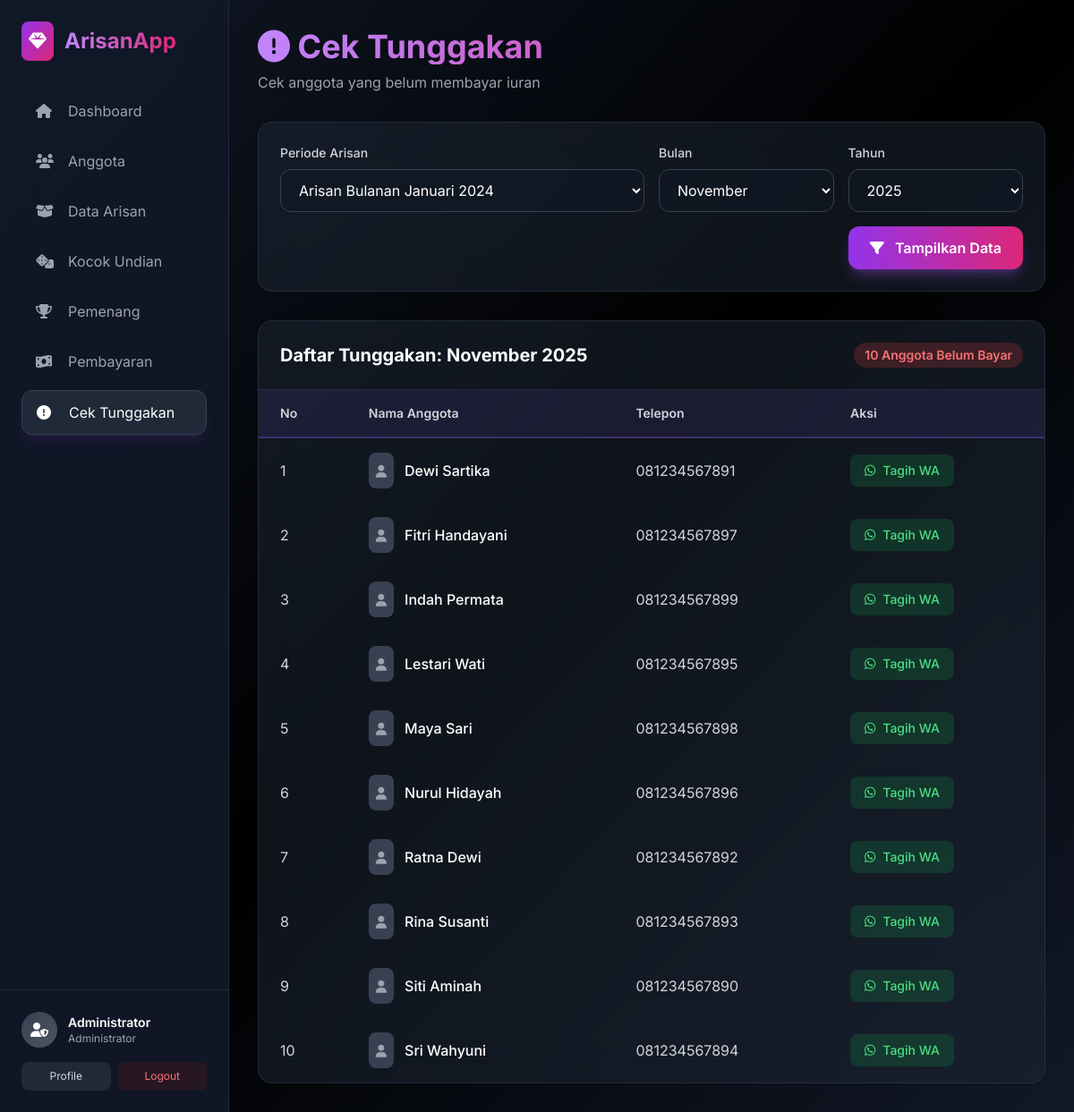
Screenshot of /arrears.php (signed in) with the database file from the repository.
### tables this page shows
CREATE TABLE IF NOT EXISTS members (
    id INT AUTO_INCREMENT PRIMARY KEY,
    name VARCHAR(100) NOT NULL,
    phone VARCHAR(20) NOT NULL,
    address TEXT,
    status ENUM('active', 'inactive') DEFAULT 'active',
    created_at TIMESTAMP DEFAULT CURRENT_TIMESTAMP,
    updated_at TIMESTAMP DEFAULT CURRENT_TIMESTAMP ON UPDATE CURRENT_TIMESTAMP,
    INDEX idx_status (status)
);

### arrears.php (the view, shortened to what this page needs)
<?php
$db = new Database();
$conn = $db->getConnection();
$stmt = $conn->query("SELECT * FROM arisan_periods WHERE status = 'active'");
$arisanPeriods = $stmt->fetchAll(PDO::FETCH_ASSOC);
$selected_arisan = $_GET['arisan_id'] ?? ($arisanPeriods[0]['id'] ?? null);
$selected_month = $_GET['month'] ?? date('m');
$selected_year = $_GET['year'] ?? date('Y');
$arrears = [];
if ($selected_arisan) {
    $sql = "
        SELECT m.*
        FROM members m
        WHERE m.status = 'active'
        AND m.id NOT IN (
            SELECT p.member_id
            FROM payments p
            WHERE p.arisan_id = ?
            AND MONTH(p.payment_date) = ?
            AND YEAR(p.payment_date) = ?
        )
        ORDER BY m.name ASC
    ";
    $stmt = $conn->prepare($sql);
    $stmt->execute([$selected_arisan, $selected_month, $selected_year]);
    $arrears = $stmt->fetchAll(PDO::FETCH_ASSOC);
}
$months = [
    '01' => 'Januari', '02' => 'Februari', '03' => 'Maret', '04' => 'April',
    '05' => 'Mei', '06' => 'Juni', '07' => 'Juli', '08' => 'Agustus',
    '09' => 'September', '10' => 'Oktober', '11' => 'November', '12' => 'Desember'
];
?>
<!DOCTYPE html>
<html lang="id">
<head>
    <script src="https://cdn.tailwindcss.com"></script>
    <link rel="stylesheet" href="https://cdnjs.cloudflare.com/ajax/libs/font-awesome/6.4.0/css/all.min.css">
    <link rel="stylesheet" href="assets/css/style.css">
</head>
<body class="bg-gradient-to-br from-gray-900 via-black to-gray-900 text-gray-100 min-h-screen font-['Inter']">
    <?php include 'includes/sidebar.php'; ?>
    <div class="md:ml-64 p-4 md:p-8 pt-20 md:pt-8">
        <div class="mb-8">
            <h1 class="text-3xl md:text-4xl font-bold bg-gradient-to-r from-purple-400 to-pink-600 bg-clip-text text-transparent mb-2">
                <i class="fas fa-exclamation-circle"></i> Cek Tunggakan
            </h1>
            <p class="text-gray-400">Cek anggota yang belum membayar iuran</p>
        </div>
        <div class="bg-gray-800/50 backdrop-blur-xl rounded-2xl p-6 border border-gray-700/50 mb-8">
            <form method="GET" action="" class="grid grid-cols-1 md:grid-cols-4 gap-4 items-end">
                <div class="md:col-span-2">
                    <label class="block text-sm font-medium text-gray-300 mb-2">Periode Arisan</label>
                    <select name="arisan_id" class="w-full bg-gray-900/50 border border-gray-700 rounded-xl px-4 py-3 text-white focus:outline-none focus:border-purple-500">
                        <?php foreach ($arisanPeriods as $arisan): ?>
                            <option value="<?php echo $arisan['id']; ?>" <?php echo $selected_arisan == $arisan['id'] ? 'selected' : ''; ?>>
                                <?php echo htmlspecialchars($arisan['period_name']); ?>
                            </option>
                        <?php endforeach; ?>
                    </select>
                </div>
                <div>
                    <label class="block text-sm font-medium text-gray-300 mb-2">Bulan</label>
                    <select name="month" class="w-full bg-gray-900/50 border border-gray-700 rounded-xl px-4 py-3 text-white focus:outline-none focus:border-purple-500">
                        <?php foreach ($months as $num => $name): ?>
                            <option value="<?php echo $num; ?>" <?php echo $selected_month == $num ? 'selected' : ''; ?>>
                                <?php echo $name; ?>
                            </option>
                        <?php endforeach; ?>
                    </select>
                </div>
                <div>
                    <label class="block text-sm font-medium text-gray-300 mb-2">Tahun</label>
                    <select name="year" class="w-full bg-gray-900/50 border border-gray-700 rounded-xl px-4 py-3 text-white focus:outline-none focus:border-purple-500">
                        <?php for ($y = date('Y'); $y >= 2023; $y--): ?>
                            <option value="<?php echo $y; ?>" <?php echo $selected_year == $y ? 'selected' : ''; ?>>
                                <?php echo $y; ?>
                            </option>
                        <?php endfor; ?>
                    </select>
                </div>
                <div class="md:col-span-4 flex justify-end">
                    <button type="submit" class="bg-gradient-to-r from-purple-600 to-pink-600 hover:from-purple-700 hover:to-pink-700 text-white px-6 py-3 rounded-xl font-semibold transition-all shadow-lg shadow-purple-500/30">
                        <i class="fas fa-filter mr-2"></i> Tampilkan Data
                    </button>
                </div>
            </form>
        </div>
        <div class="bg-gray-800/50 backdrop-blur-xl rounded-2xl border border-gray-700/50 overflow-hidden">
            <div class="p-6 border-b border-gray-700/50 flex justify-between items-center">
                <h3 class="text-xl font-bold text-white">
                    Daftar Tunggakan: <?php echo $months[$selected_month] . ' ' . $selected_year; ?>
                </h3>
                <span class="bg-red-500/20 text-red-400 px-3 py-1 rounded-full text-sm font-semibold">
                    <?php echo count($arrears); ?> Anggota Belum Bayar
                </span>
            </div>
            <div class="overflow-x-auto">
                <table class="w-full custom-table">
                    <thead>
                        <tr>
                            <th class="px-6 py-4 text-left text-sm font-semibold text-gray-300">No</th>
                            <th class="px-6 py-4 text-left text-sm font-semibold text-gray-300">Nama Anggota</th>
                            <th class="px-6 py-4 text-left text-sm font-semibold text-gray-300">Telepon</th>
                            <th class="px-6 py-4 text-left text-sm font-semibold text-gray-300">Aksi</th>
                        </tr>
                    </thead>
                    <tbody class="divide-y divide-gray-700/30">
                        <?php if (empty($arrears)): ?>
                            <tr>
                                <td colspan="4" class="px-6 py-12 text-center text-gray-400">
                                    <i class="fas fa-check-circle text-green-500 text-5xl mb-4"></i>
                                    <p class="text-lg">Luar biasa! Semua anggota sudah lunas.</p>
                                </td>
                            </tr>
                        <?php else: ?>
                            <?php foreach ($arrears as $index => $member): ?>
                                <tr class="hover:bg-gray-700/20 transition-colors">
                                    <td class="px-6 py-4 text-gray-300"><?php echo $index + 1; ?></td>
                                    <td class="px-6 py-4">
                                        <div class="flex items-center gap-3">
                                            <div class="bg-gray-700 p-2 rounded-lg">
                                                <i class="fas fa-user text-gray-400 text-sm"></i>
                                            </div>
                                            <a href="member_detail.php?id=<?php echo $member['id']; ?>" class="font-medium text-white hover:text-purple-400 transition-colors">
                                                <?php echo htmlspecialchars($member['name']); ?>
                                            </a>
                                        </div>
                                    </td>
                                    <td class="px-6 py-4 text-gray-300"><?php echo htmlspecialchars($member['phone']); ?></td>
                                    <td class="px-6 py-4">
                                        <a href="https://wa.me/<?php echo preg_replace('/^0/', '62', $member['phone']); ?>?text=Halo%20<?php echo urlencode($member['name']); ?>%2C%20mohon%20segera%20melakukan%20pembayaran%20arisan%20untuk%20bulan%20<?php echo $months[$selected_month]; ?>.%20Terima%20kasih." target="_blank" class="bg-green-600/20 hover:bg-green-600/30 text-green-400 px-4 py-2 rounded-lg transition-all text-sm font-medium flex items-center gap-2 w-fit">
                                            <i class="fab fa-whatsapp"></i> Tagih WA
                                        </a>
                                    </td>
                                </tr>
                            <?php endforeach; ?>
                        <?php endif; ?>
                    </tbody>
                </table>
            </div>
        </div>
    </div>
</body>
</html>

### includes/sidebar.php (shortened to what this page needs)
<div id="sidebar" class="fixed top-0 left-0 h-screen w-64 bg-gray-900/95 backdrop-blur-xl border-r border-gray-800 z-40 transform -translate-x-full md:translate-x-0 transition-transform duration-300 ease-in-out">
    <div class="p-6">
        <div class="flex items-center gap-3 mb-8">
            <div class="bg-gradient-to-br from-purple-600 to-pink-600 p-2 rounded-lg">
                <i class="fas fa-gem text-white text-xl"></i>
            </div>
            <h1 class="text-2xl font-bold bg-gradient-to-r from-purple-400 to-pink-600 bg-clip-text text-transparent">
            </h1>
        </div>
        <nav class="space-y-2">
            <a href="index.php" class="flex items-center gap-3 text-gray-400 hover:text-white hover:bg-gray-800 px-4 py-3 rounded-xl transition-all <?php echo basename($_SERVER['PHP_SELF']) == 'index.php' ? 'bg-gray-800 text-white border border-gray-700 shadow-lg shadow-purple-500/10' : ''; ?>">
                <i class="fas fa-home w-6"></i>
                <span>Dashboard</span>
            </a>
            <a href="members.php" class="flex items-center gap-3 text-gray-400 hover:text-white hover:bg-gray-800 px-4 py-3 rounded-xl transition-all <?php echo basename($_SERVER['PHP_SELF']) == 'members.php' ? 'bg-gray-800 text-white border border-gray-700 shadow-lg shadow-purple-500/10' : ''; ?>">
                <i class="fas fa-users w-6"></i>
                <span>Anggota</span>
            </a>
            <a href="arisan.php" class="flex items-center gap-3 text-gray-400 hover:text-white hover:bg-gray-800 px-4 py-3 rounded-xl transition-all <?php echo basename($_SERVER['PHP_SELF']) == 'arisan.php' ? 'bg-gray-800 text-white border border-gray-700 shadow-lg shadow-purple-500/10' : ''; ?>">
                <i class="fas fa-box-open w-6"></i>
                <span>Data Arisan</span>
            </a>
            <a href="draw.php" class="flex items-center gap-3 text-gray-400 hover:text-white hover:bg-gray-800 px-4 py-3 rounded-xl transition-all <?php echo basename($_SERVER['PHP_SELF']) == 'draw.php' ? 'bg-gray-800 text-white border border-gray-700 shadow-lg shadow-purple-500/10' : ''; ?>">
                <i class="fas fa-dice w-6"></i>
                <span>Kocok Undian</span>
            </a>
            <a href="winners.php" class="flex items-center gap-3 text-gray-400 hover:text-white hover:bg-gray-800 px-4 py-3 rounded-xl transition-all <?php echo basename($_SERVER['PHP_SELF']) == 'winners.php' ? 'bg-gray-800 text-white border border-gray-700 shadow-lg shadow-purple-500/10' : ''; ?>">
                <i class="fas fa-trophy w-6"></i>
                <span>Pemenang</span>
            </a>
            <a href="payments.php" class="flex items-center gap-3 text-gray-400 hover:text-white hover:bg-gray-800 px-4 py-3 rounded-xl transition-all <?php echo basename($_SERVER['PHP_SELF']) == 'payments.php' ? 'bg-gray-800 text-white border border-gray-700 shadow-lg shadow-purple-500/10' : ''; ?>">
                <i class="fas fa-money-bill-wave w-6"></i>
                <span>Pembayaran</span>
            </a>
            <a href="arrears.php" class="flex items-center gap-3 text-gray-400 hover:text-white hover:bg-gray-800 px-4 py-3 rounded-xl transition-all <?php echo basename($_SERVER['PHP_SELF']) == 'arrears.php' ? 'bg-gray-800 text-white border border-gray-700 shadow-lg shadow-purple-500/10' : ''; ?>">
                <i class="fas fa-exclamation-circle w-6"></i>
                <span>Cek Tunggakan</span>
            </a>
        </nav>
    </div>
    <div class="absolute bottom-0 w-full p-6 border-t border-gray-800">
        <div class="flex items-center gap-3 mb-4">
            <div class="w-10 h-10 rounded-full bg-gradient-to-br from-gray-700 to-gray-600 flex items-center justify-center">
                <i class="fas fa-user-shield text-white"></i>
            </div>
            <div>
                <p class="text-sm font-semibold text-white"><?php echo htmlspecialchars($_SESSION['admin_name'] ?? 'Admin'); ?></p>
                <p class="text-xs text-gray-400">Administrator</p>
            </div>
        </div>
        <div class="grid grid-cols-2 gap-2">
            <a href="profile.php" class="text-center py-2 rounded-lg bg-gray-800 hover:bg-gray-700 text-xs text-gray-300 transition-colors">
                Profile
            </a>
            <a href="logout.php" class="text-center py-2 rounded-lg bg-red-900/20 hover:bg-red-900/40 text-xs text-red-400 transition-colors">
                Logout
            </a>
        </div>
    </div>
</div>

### assets/css/style.css (style rules this page uses)
.custom-table { border-collapse: separate; border-spacing: 0; }
.custom-table th { background: rgba(139, 92, 246, 0.1); border-bottom: 2px solid rgba(139, 92, 246, 0.3); }

### rows the page displays
members: name "Dewi Sartika", phone "081234567891"
members: name "Fitri Handayani", phone "081234567897"
members: name "Indah Permata", phone "081234567899"
members: name "Lestari Wati", phone "081234567895"
members: name "Maya Sari", phone "081234567898"
members: name "Nurul Hidayah", phone "081234567896"
members: name "Ratna Dewi", phone "081234567892"
members: name "Rina Susanti", phone "081234567893"
members: name "Siti Aminah", phone "081234567890"
members: name "Sri Wahyuni", phone "081234567894"

### other values shown
$_SESSION['admin_name'] "Administrator"
count($arrears) "10"
form field arisan_id "Arisan Bulanan Januari 2024"
form field month "November"
form field year "2025"
